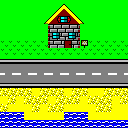

Below is a game level as drawn by its tile map, then a one-line description and the .tmx file that defines it, in full:
An orthogonal 16x16 tile map with 8x8 px tiles, 1 tile layer (Tile Layer 1).

<map version="1.10" tiledversion="1.10.2" orientation="orthogonal" renderorder="right-down" width="16" height="16" tilewidth="8" tileheight="8" infinite="0" nextlayerid="2" nextobjectid="1">
 <tileset firstgid="1" source="../tileset.tsx" />
 <layer id="1" name="Tile Layer 1" width="16" height="16">
  <data encoding="csv">
11,11,11,11,11,11,11,22,25,11,11,11,11,11,11,11,
11,11,11,11,11,11,22,21,24,25,11,11,11,11,11,11,
11,11,11,11,11,23,21,27,28,24,26,11,11,11,11,11,
11,11,11,11,11,11,18,19,19,20,11,11,11,11,11,11,
11,11,11,11,11,11,29,32,31,30,11,11,11,11,11,11,
37,37,37,37,37,37,18,19,17,20,45,37,37,37,37,37,
37,37,37,37,37,37,37,37,37,37,37,37,37,37,37,37,
43,43,43,43,43,43,43,43,43,43,43,43,43,43,43,43,
9,9,9,9,9,9,9,9,9,9,9,9,9,9,9,9,
41,42,41,42,41,42,41,42,41,42,41,42,41,42,41,42,
44,44,44,44,44,44,44,44,44,44,44,44,44,44,44,44,
40,40,40,40,12,40,40,40,12,40,40,12,12,40,40,40,
12,40,12,40,40,40,12,40,40,40,12,40,40,40,12,40,
40,12,12,12,40,12,40,40,12,12,12,12,40,40,12,12,
38,38,38,12,12,12,12,12,38,38,38,12,12,12,12,12,
38,38,38,38,38,38,38,38,38,38,38,38,38,38,38,38
</data>
 </layer>
</map>